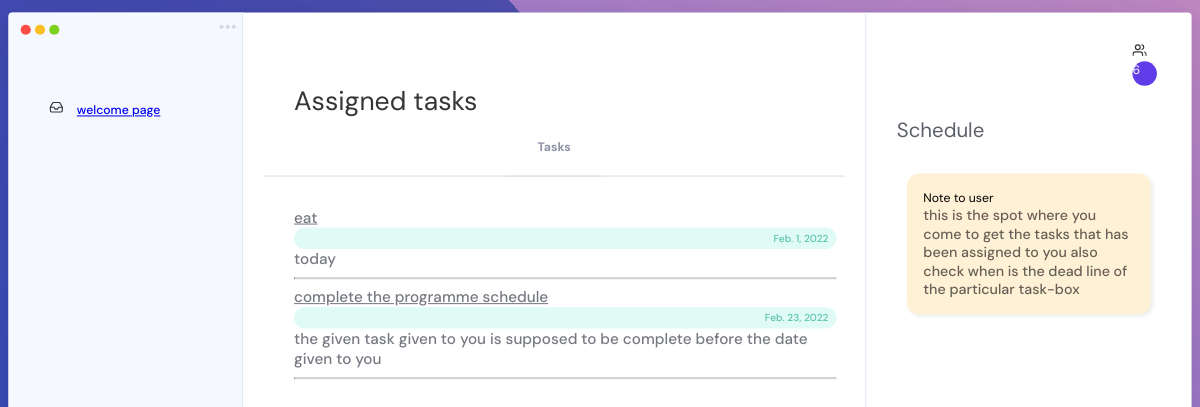
The page /appfile/taskdisp on the database its author committed.
### appfile/models.py (models this page shows, shortened)
class given_task(models.Model):
    task = models.CharField(max_length=200)
    description = models.TextField()
    date=models.DateField()

### appfile/views.py (the view)
# urls.py: path('taskdisp', views.taskdisp, name='taskdisp'),
def taskdisp(request):
    list =given_task.objects.all()
    return render(request, 'taskdisp.html',{'list':list})

### template/taskdisp.html (shortened to what this page needs)
<!DOCTYPE html>
<html lang="en">
<head>
</head>
<div class="task-manager">
    <div class="left-bar">
        <div class="upper-part">
            <div class="actions">
                <div class="circle"></div>
                <div class="circle-2"></div>
            </div>
        </div>
        <div class="left-content">
            <ul class="action-list">
                <li class="item">
                    <span>
                        <a href="{% url 'index'%}">
                            welcome page</span></a>
                </li>
            </ul>
        </div>
    </div>
    <div class="page-content">
        <div class="header">Assigned tasks</div>
        <div class="content-categories">
            <div class="label-wrapper">
                <label class="category" for="opt-1"><b>Tasks</b></label>
            </div>
        </div>
        <div class="tasks-wrapper">
            <div class="task">
                <label for="item-1">
                    <span class="label-text">
                        {% for tsk in list %}
                        <u>{{ tsk.task }}</u><br>
                    </span>
                    <div class="tag approved">
                        {{tsk.date}}
                    </div>
                    <span class="label-text">
                        {{tsk.description}}
                    </span>
                    <hr class="dotted">
                    {% endfor %}
            </div>
        </div>
    </div>
    <div class="right-bar">
        <div class="top-part">
            <div class="count">6</div>
        </div>
        <div class="header">Schedule</div>
        <div class="right-content">
            <div class="task-box yellow">
                <div class="description-task">
                    <div class="time">Note to user </div>
                    <div class="task-name">this is the spot where you come to get the tasks that has been assigned to
                        you also check when is the dead line of the particular task-box
                    </div>
                </div>
            </div>
        </div>
    </div>
</div>
</html>

### template/taskdisp.html (style rules this page uses)
* { box-sizing: border-box; outline: none; }
:root { --bg-color: #f5f8ff; ; --main-color: #353536; --secondary-color: #8e92a4; --main-text-color: #5d606b; --secondary-dark-color: #9496a5; --tag-color-one: #e0fbf6; --tag-color-text-one: #58c2a9; --tag-color-two: #ece7fe; --tag-color-text-two: #8972f3; --tag-color-three: #fde7ea; --tag-color-text-three: #e77f89; --tag-color-four: #f7f8fc; --tag-color-text-four: #a0a6b5; --checkbox-color: #009e90; --button-color: #49beb7; --box-color: #fff1d6; --box-color-2: #d3e6ff; --box-color-3: #ffd9d9; --box-color-4: #daffe5; --task-color: #777982; }
ul { list-style-type: none; padding: 0; }
.task-manager { display: flex; justify-content: space-between; width: 100%; max-width: 1200px; height: 90vh; max-height: 900px; background: #fff; border-radius: 4px; box-shadow: 0 0.3px 2.2px rgba(0, 0, 0, 0.011), 0 0.7px 5.3px rgba(0, 0, 0, 0.016), 0 1.3px 10px rgba(0, 0, 0, 0.02), 0 2.2px 17.9px rgba(0, 0, 0, 0.024), 0 4.2px 33.4px rgba(0, 0, 0, 0.029), 0 10px 80px rgba(0, 0, 0, 0.04); overflow: hidden; }
.left-bar { background-color: var(--bg-color); width: 230px; border-right: 1px solid #e3e7f7; position: relative; }
.left-content { padding: 40px; }
.actions { padding: 12px; display: flex; justify-content: space-between; }
.circle { border-radius: 50%; width: 10px; height: 10px; background-color: #fe4d46; box-shadow: 14px 0 0 0 #fbc023, 28px 0 0 0 #7dd21f; }
.circle-2 { border-radius: 50%; width: 4px; height: 4px; background-color: #d5d7e3; box-shadow: -6px 0 0 0 #d5d7e3, 6px 0 0 0 #d5d7e3; }
.right-bar { width: 320px; border-left: 1px solid #e3e7f7; display: flex; flex-direction: column; }
.header { font-size: 20px; color: var(--main-text-color); margin-left: 30px; }
.right-content { padding: 10px 40px; overflow-y: auto; flex: 1; }
.task-box { position: relative; border-radius: 12px; width: 100%; margin: 20px 0; padding: 16px; cursor: pointer; box-shadow: 2px 2px 4px 0px rgba(235, 235, 235, 1); }
.task-name { font-size: 14px; font-weight: 500; opacity: 0.6; }
.yellow { background-color: var(--box-color); }
.content-categories { display: flex; justify-content: space-evenly; width: 100%; border-bottom: 1px solid #ddd; padding: 20px 0; }
.category { font-weight: 500; color: var(--secondary-color); border-bottom: 1px solid #ddd; transition: .4s ease-in; padding: 20px 30px; cursor: pointer; }
.tasks-wrapper { padding: 30px 0; flex: 1; overflow-y: auto; height: 100%; padding-right: 8px; }
label .label-text { position: relative; }

### rows shown on the page
given_task: task "eat", date "Feb. 1, 2022", description "today"
given_task: task "complete the programme schedule", date "Feb. 23, 2022", description "the given task given to you is supposed to be complete before the date given to you"
